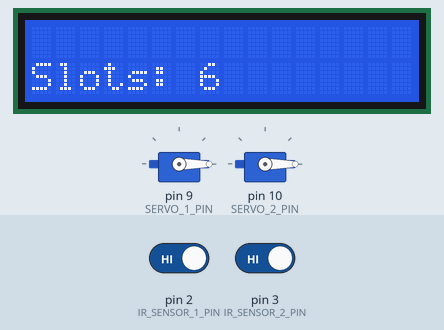
Recording of a sketch running on a simulated Arduino Uno, built with avr-gcc and run on an emulated ATmega328P. Shown: 2 × servo, 16×2 character LCD. The inputs (shaded band) are chosen by the test bench; at power-on: pin 2 (IR_SENSOR_1_PIN) HIGH, pin 3 (IR_SENSOR_2_PIN) HIGH. What the sketch prints to the serial monitor is not drawn.

Above: at 3.2 s.
3.3 s: pin 2 (IR_SENSOR_1_PIN) driven LOW
At 4.7 s:
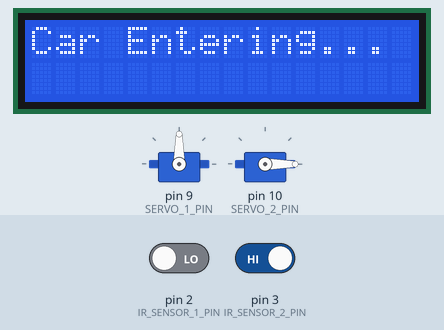
At 6.1 s:
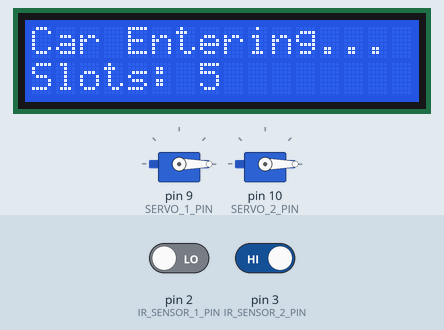
6.3 s: pin 3 (IR_SENSOR_2_PIN) driven LOW
At 7.6 s:
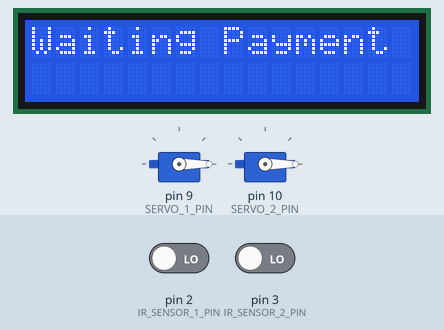
Timing chart, 0 to 9.3 s (numbered marks = the images above; inputs shaded):
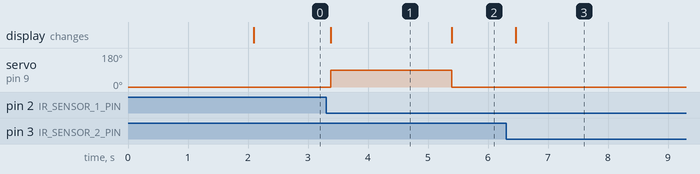

Measured:
- after the input at 3.3 s, servo on pin 9 (SERVO_1_PIN): 0° → 90° after 0.08 s, → 0° 2.0 s later; the display: changes after 0.08 s (image 1)
- after the input at 6.3 s, the display: changes after 0.16 s (image 3)
- what the display in image 1 shows lasts 2.0 s, from 3.4 s to 5.4 s

The sketch:

ardino.ino
```cpp
#include <Servo.h>
#include <Wire.h>
#include <LiquidCrystal_I2C.h>

#define IR_SENSOR_1_PIN 2
#define IR_SENSOR_2_PIN 3
#define SERVO_1_PIN 9
#define SERVO_2_PIN 10

const int maxSlots = 6;
int slotCount = 0;

Servo servo1, servo2;
LiquidCrystal_I2C lcd(0x27, 16, 2);

int lastEntryState = HIGH;
int lastExitState = HIGH;

void setup() {
  pinMode(IR_SENSOR_1_PIN, INPUT);
  pinMode(IR_SENSOR_2_PIN, INPUT);

  servo1.attach(SERVO_1_PIN);
  servo2.attach(SERVO_2_PIN);
  servo1.write(0);
  servo2.write(0);

  Serial.begin(9600); // Communication with ESP
  lcd.init();
  lcd.backlight();
  lcd.print("Parking System");
  delay(2000);
  lcd.clear();
}

void loop() {
  int entrySensor = digitalRead(IR_SENSOR_1_PIN);
  int exitSensor = digitalRead(IR_SENSOR_2_PIN);

  // ENTRY
  if (entrySensor == LOW && lastEntryState == HIGH) {
    if (slotCount < maxSlots) {
      slotCount++;
      lcd.clear();
      lcd.print("Car Entering...");
      servo1.write(90);
      delay(2000);
      servo1.write(0);
    } else {
      lcd.clear();
      lcd.print("Parking Full!");
      delay(2000);
    }
  }
  lastEntryState = entrySensor;

  // EXIT (with ESP check)
  if (exitSensor == LOW && lastExitState == HIGH) {
    if (slotCount > 0) {
      lcd.clear();
      lcd.print("Waiting Payment");

      // Ask ESP for payment status
      Serial.println("CHECK");

      unsigned long startTime = millis();
      while (!Serial.available() && millis() - startTime < 5000); // wait max 5 sec

      if (Serial.available()) {
        char response = Serial.read();
        if (response == 'Y') {
          slotCount--;
          lcd.clear();
          lcd.print("Payment OK");
          servo2.write(90);
          delay(2000);
          servo2.write(0);
        } else {
          lcd.clear();
          lcd.print("Payment Failed");
        }
      } else {
        lcd.clear();
        lcd.print("No Response");
      }
    } else {
      lcd.clear();
      lcd.print("No Cars Inside");
    }
    delay(2000);
  }
  lastExitState = exitSensor;

  // Show available slots
  lcd.setCursor(0, 1);
  lcd.print("Slots: ");
  lcd.print(maxSlots - slotCount);
  lcd.print("      ");
  delay(200);
}
```
